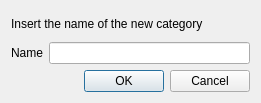
<?xml version="1.0" encoding="UTF-8"?>
<ui version="4.0">
 <class>EditCategoryDialog</class>
 <widget class="QDialog" name="EditCategoryDialog">
  <property name="geometry">
   <rect>
    <x>0</x>
    <y>0</y>
    <width>261</width>
    <height>103</height>
   </rect>
  </property>
  <property name="windowTitle">
   <string>Add a new category</string>
  </property>
  <layout class="QVBoxLayout" name="verticalLayout_2">
   <item>
    <layout class="QVBoxLayout" name="verticalLayout">
     <item>
      <widget class="QLabel" name="label">
       <property name="text">
        <string>Insert the name of the new category</string>
       </property>
      </widget>
     </item>
     <item>
      <layout class="QHBoxLayout" name="horizontalLayout">
       <item>
        <widget class="QLabel" name="label_2">
         <property name="text">
          <string>Name</string>
         </property>
        </widget>
       </item>
       <item>
        <widget class="QLineEdit" name="newCategoryName"/>
       </item>
      </layout>
     </item>
     <item>
      <widget class="QDialogButtonBox" name="buttonBox">
       <property name="orientation">
        <enum>Qt::Horizontal</enum>
       </property>
       <property name="standardButtons">
        <set>QDialogButtonBox::Cancel|QDialogButtonBox::Ok</set>
       </property>
      </widget>
     </item>
    </layout>
   </item>
  </layout>
 </widget>
 <resources/>
 <connections>
  <connection>
   <sender>buttonBox</sender>
   <signal>accepted()</signal>
   <receiver>EditCategoryDialog</receiver>
   <slot>accept()</slot>
   <hints>
    <hint type="sourcelabel">
     <x>248</x>
     <y>254</y>
    </hint>
    <hint type="destinationlabel">
     <x>157</x>
     <y>274</y>
    </hint>
   </hints>
  </connection>
  <connection>
   <sender>buttonBox</sender>
   <signal>rejected()</signal>
   <receiver>EditCategoryDialog</receiver>
   <slot>reject()</slot>
   <hints>
    <hint type="sourcelabel">
     <x>316</x>
     <y>260</y>
    </hint>
    <hint type="destinationlabel">
     <x>286</x>
     <y>274</y>
    </hint>
   </hints>
  </connection>
 </connections>
</ui>
